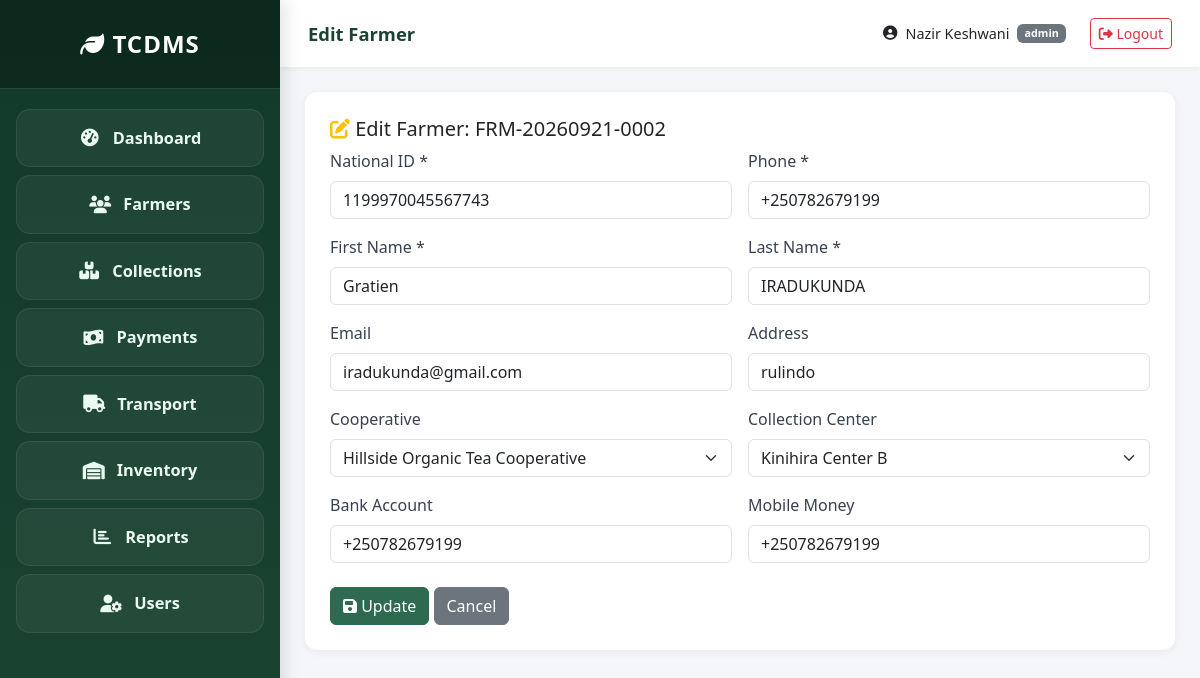
The app's page /modules/farmers/edit.php?id=3 (signed in) with its own data.
### tables this page shows
CREATE TABLE `farmers` (
  `id` int(11) NOT NULL,
  `farmer_code` varchar(20) NOT NULL,
  `national_id` varchar(20) NOT NULL,
  `first_name` varchar(100) NOT NULL,
  `last_name` varchar(100) NOT NULL,
  `phone` varchar(20) NOT NULL,
  `email` varchar(100) DEFAULT NULL,
  `address` varchar(255) DEFAULT NULL,
  `cooperative_id` int(11) DEFAULT NULL,
  `collection_center_id` int(11) DEFAULT NULL,
  `bank_account` varchar(50) DEFAULT NULL,
  `mobile_money_number` varchar(20) DEFAULT NULL,
  `is_active` tinyint(1) DEFAULT 1,
  `registered_at` timestamp NOT NULL DEFAULT current_timestamp()
);

CREATE TABLE `cooperatives` (
  `id` int(11) NOT NULL,
  `name` varchar(100) NOT NULL,
  `code` varchar(20) NOT NULL,
  `contact_person` varchar(100) DEFAULT NULL,
  `phone` varchar(20) DEFAULT NULL,
  `email` varchar(100) DEFAULT NULL,
  `address` varchar(255) DEFAULT NULL,
  `is_active` tinyint(1) DEFAULT 1,
  `created_at` timestamp NOT NULL DEFAULT current_timestamp()
);

CREATE TABLE `collection_centers` (
  `id` int(11) NOT NULL,
  `name` varchar(100) NOT NULL,
  `code` varchar(20) NOT NULL,
  `location` varchar(255) DEFAULT NULL,
  `manager_id` int(11) DEFAULT NULL,
  `capacity_kg` decimal(10,2) DEFAULT 0.00,
  `is_active` tinyint(1) DEFAULT 1,
  `created_at` timestamp NOT NULL DEFAULT current_timestamp()
);

### config/database.php (called while the page is built, shortened)
<?php
function getDBConnection() {
    static $pdo = null;
    if ($pdo === null) {
        $dsn = 'mysql:host=' . DB_HOST . ';dbname=' . DB_NAME . ';charset=' . DB_CHARSET;
        $options = [
            PDO::ATTR_ERRMODE            => PDO::ERRMODE_EXCEPTION,
            PDO::ATTR_DEFAULT_FETCH_MODE => PDO::FETCH_ASSOC,
            PDO::ATTR_EMULATE_PREPARES   => false,
        ];
        try {
            $pdo = new PDO($dsn, DB_USER, DB_PASS, $options);
        } catch (PDOException $e) {
            error_log('DB Error: ' . $e->getMessage());
            die('Database connection failed. Check XAMPP MySQL service.');
        }
    }
    return $pdo;
}
function dbQuery($sql, $params = []) {
    $stmt = getDBConnection()->prepare($sql);
    $stmt->execute($params);
    return $stmt;
}
function dbFetchOne($sql, $params = []) { return dbQuery($sql, $params)->fetch(); }
function dbFetchAll($sql, $params = []) { return dbQuery($sql, $params)->fetchAll(); }

### modules/farmers/edit.php (the view, shortened to what this page needs)
<?php
require_once __DIR__ . '/../../includes/header.php';
require_once __DIR__ . '/../../includes/sidebar.php';
$id = (int)($_GET['id'] ?? 0);
$farmer = dbFetchOne("SELECT * FROM farmers WHERE id = :id", [':id' => $id]);
$cooperatives = dbFetchAll("SELECT id, name FROM cooperatives WHERE is_active = 1");
$centers = dbFetchAll("SELECT id, name FROM collection_centers WHERE is_active = 1");
?>
<div class="form-section">
  <h5><i class="fas fa-edit text-warning"></i> Edit Farmer: <?= htmlspecialchars($farmer['farmer_code']) ?></h5>
  <form method="POST">
    <div class="row g-3">
      <div class="col-md-6"><label class="form-label">National ID *</label>
        <input type="text" name="national_id" class="form-control" value="<?= htmlspecialchars($farmer['national_id']) ?>" required></div>
      <div class="col-md-6"><label class="form-label">Phone *</label>
        <input type="text" name="phone" class="form-control" value="<?= htmlspecialchars($farmer['phone']) ?>" required></div>
      <div class="col-md-6"><label class="form-label">First Name *</label>
        <input type="text" name="first_name" class="form-control" value="<?= htmlspecialchars($farmer['first_name']) ?>" required></div>
      <div class="col-md-6"><label class="form-label">Last Name *</label>
        <input type="text" name="last_name" class="form-control" value="<?= htmlspecialchars($farmer['last_name']) ?>" required></div>
      <div class="col-md-6"><label class="form-label">Email</label>
        <input type="email" name="email" class="form-control" value="<?= htmlspecialchars($farmer['email']) ?>"></div>
      <div class="col-md-6"><label class="form-label">Address</label>
        <input type="text" name="address" class="form-control" value="<?= htmlspecialchars($farmer['address']) ?>"></div>
      <div class="col-md-6"><label class="form-label">Cooperative</label>
        <select name="cooperative_id" class="form-select">
          <?php foreach ($cooperatives as $c): ?>
            <option value="<?= $c['id'] ?>" <?= $c['id']==$farmer['cooperative_id']?'selected':'' ?>><?= htmlspecialchars($c['name']) ?></option>
          <?php endforeach; ?>
        </select></div>
      <div class="col-md-6"><label class="form-label">Collection Center</label>
        <select name="collection_center_id" class="form-select">
          <?php foreach ($centers as $c): ?>
            <option value="<?= $c['id'] ?>" <?= $c['id']==$farmer['collection_center_id']?'selected':'' ?>><?= htmlspecialchars($c['name']) ?></option>
          <?php endforeach; ?>
        </select></div>
      <div class="col-md-6"><label class="form-label">Bank Account</label>
        <input type="text" name="bank_account" class="form-control" value="<?= htmlspecialchars($farmer['bank_account']) ?>"></div>
      <div class="col-md-6"><label class="form-label">Mobile Money</label>
        <input type="text" name="mobile_money_number" class="form-control" value="<?= htmlspecialchars($farmer['mobile_money_number']) ?>"></div>
    </div>
    <div class="mt-4">
      <button class="btn btn-success"><i class="fas fa-save"></i> Update</button>
      <a href="index.php" class="btn btn-secondary">Cancel</a>
    </div>
  </form>
</div>
<?php require_once __DIR__ . '/../../includes/footer.php'; ?>

### assets/css/style.css (style rules this page uses)
* { box-sizing: border-box; }
body { font-family: 'Segoe UI', Tahoma, sans-serif; background: #f4f6f9; margin: 0; }
.btn-success { background: #2d6a4f; border-color: #2d6a4f; }
.form-section { background: #fff; border-radius: 12px; padding: 25px; box-shadow: 0 2px 8px rgba(0,0,0,.06); }
.form-label { font-weight: 500; color: #374151; }

### records on screen
farmers: farmer_code "FRM-20260921-0002", national_id "1199970045567743", phone "+250782679199", first_name "Gratien", last_name "IRADUKUNDA", email "iradukunda@gmail.com", address "rulindo", cooperative_id "Hillside Organic Tea Cooperative", collection_center_id "Kinihira Center B", bank_account "+250782679199", mobile_money_number "+250782679199"

### other values on screen
SITE_SHORT_NAME "TCDMS"
$pageTitle "Edit Farmer"
$user['first_name'] . ' ' . $user['last_name'] "Nazir Keshwani"
$user['role'] "admin"
